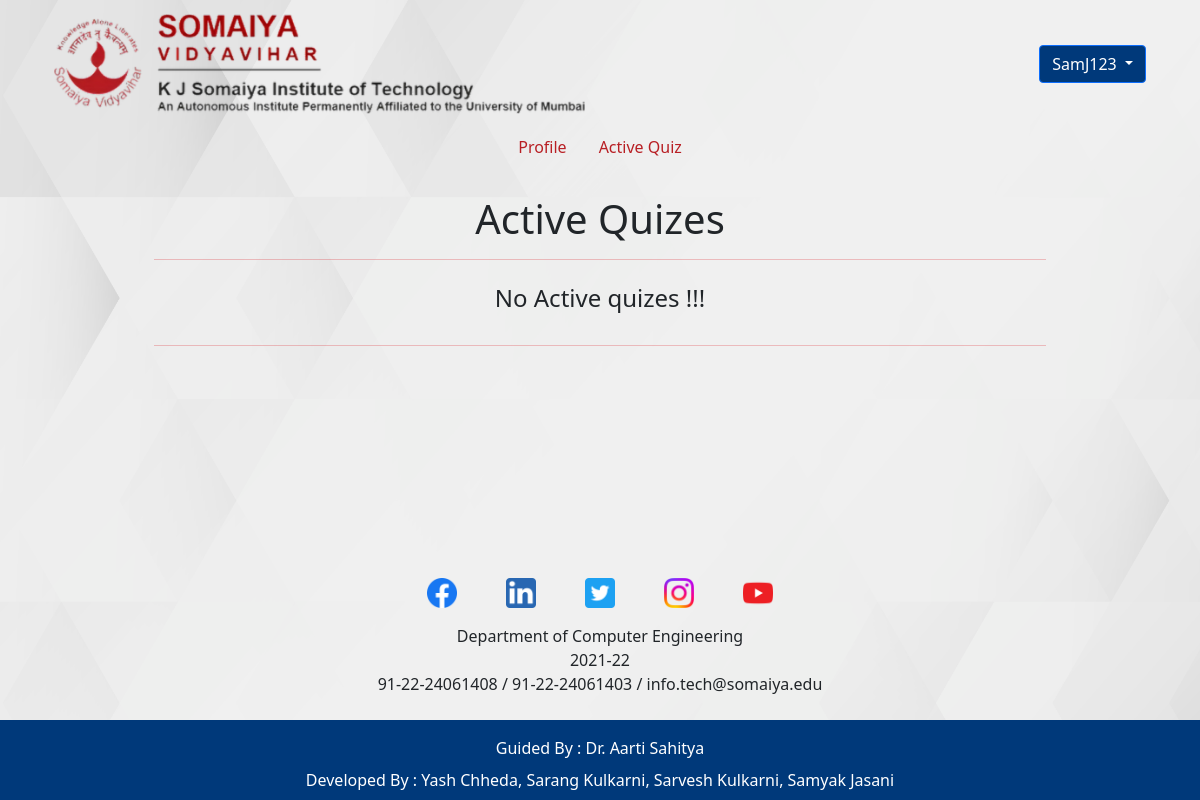
The page /ActiveQuiz.php (signed in) on the database as committed earlier.
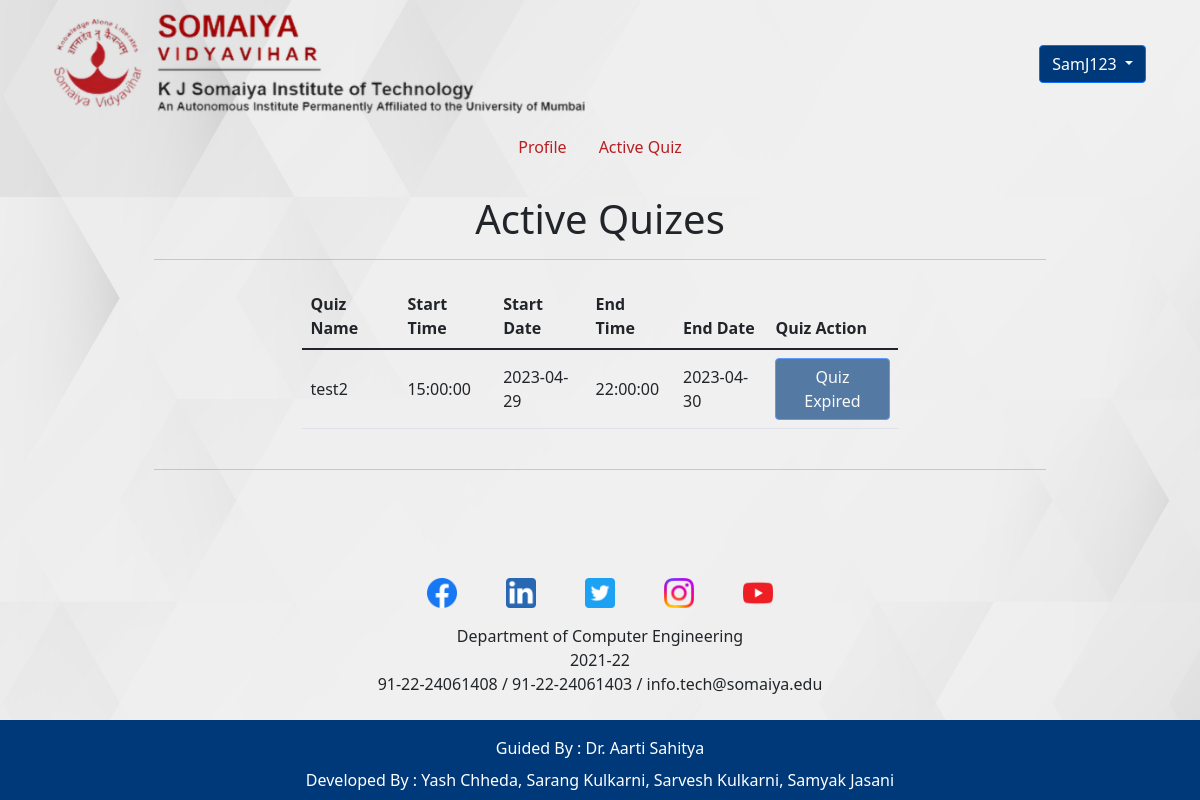
The same page on the database as committed later.
### tables this page shows
CREATE TABLE `cstm_quizes` (
  `id` int(11) NOT NULL,
  `name` varchar(20) NOT NULL,
  `dept` text NOT NULL,
  `year` text NOT NULL,
  `division` text NOT NULL,
  `start_date` date NOT NULL,
  `start_time` time NOT NULL,
  `end_date` date NOT NULL,
  `end_time` time NOT NULL,
  `hosted_by_username` varchar(255) NOT NULL,
  `dt` timestamp NOT NULL DEFAULT current_timestamp()
);

### _session.php (called while the page is built, shortened)
<?php
$user = $_SESSION['username'];
include('_dbconnect.php');
$result = mysqli_query($conn, "SELECT * FROM `users` where `username` = '$user'");
if (mysqli_num_rows($result) > 0) {
    while ($row = mysqli_fetch_array($result)) {
        $division = $row["division"];
        $year = $row["year"];
        $department = $row["department"];
    }
}

### ActiveQuiz.php (the view, shortened to what this page needs)
<?php
include('_session.php');
$quizesAvialable = mysqli_query($conn, "SELECT * FROM `cstm_quizes` WHERE `dept` = '$department' and `year` = '$year' and `division` = '$division'  ORDER BY `start_date`");
?>
<!DOCTYPE html>
<html lang="en">
<head>
    <link href="https://cdn.jsdelivr.net/npm/bootstrap@5.1.3/dist/css/bootstrap.min.css" rel="stylesheet">
    <link rel="stylesheet" href="/syss/assets/style.css">
</head>
<body oncontextmenu="return false;" style="background-image: url('assets/images/default_bg.jpg')" class="d-flex flex-column min-vh-100">
    <?php
    require "_header.php";
    ?>
    <div id="contact" class="container position-relative">
        <div class="form-container">
            <div>
                <h1 class="text-center">Active Quizes</h1>
            </div>
            <hr style="color:#D91A21;">
            <div class="d-flex justify-content-evenly">
                <div class="d-inline-block my-2 col-md-8">
                    <div class="table-responsive">
                        <?php
                        if (mysqli_num_rows($quizesAvialable) > 0) {
                            echo '<table class="table table-hover table-bordereless">
                                    <thead>
                                        <tr>
                                            <th scope="col">Quiz Name</th>
                                            <th scope="col">Start Time</th>
                                            <th scope="col">Start Date</th>
                                            <th scope="col">End Time</th>
                                            <th scope="col">End Date</th>
                                            <th scope="col">Quiz Action</th>
                                        </tr>
                                    </thead>
                                    <tbody>';
                            while ($row = mysqli_fetch_array($quizesAvialable)) {
                                $QuizName = $row['name'];
                                $QuizGivenRslt = mysqli_query($conn, "SELECT * FROM `quizlog` WHERE `QuizName` = '$QuizName' and `StudID` = '$student_ID';");
                                $start_date = $row['start_date'];
                                $end_date = $row['end_date'];
                                $today_date = date('Y-m-d');
                                $start_time = $row['start_time'];
                                $end_time = $row['end_time'];
                                $today_time = date('H:i:s');
                                $start = $start_date . ' ' . $start_time;
                                $end = $end_date . ' ' . $end_time;
                                $today = $today_date . ' ' . $today_time;
                                echo '  <tr class="align-middle">
                                            <td>' . $QuizName . '</td>
                                            <td>' . $row['start_time'] . '</td>
                                            <td>' . $row['start_date'] . '</td>
                                            <td>' . $row['end_time'] . '</td>
                                            <td>' . $row['end_date'] . '</td>
                                            <td>' . '<button type="button" class="btn btn-primary w-100" ';
                                if ($start < $today) {
                                    if ($end > $today) {
                                        if (mysqli_num_rows($QuizGivenRslt) == 0) {
                                            echo 'style="background-color: #00397A;"><a href="Quiz.php?catid=' . $row['id'] . '">Attempt Quiz</a>';
                                        } else {
                                            echo 'class="btn-success" style="background-color: green;" >Quiz Attempted';
                                        }
                                    } else {
                                        echo 'style="background-color: #00397A;" disabled>Quiz Expired';
                                    }
                                } else {
                                    echo 'style="background-color: #00397A;" disabled>Quiz Starting soon';
                                }
                                echo '</button></td>
                                            </tr>';
                            }
                            echo '
                            </tbody>
                            </table>';
                        } else {
                            echo '<h4 class="text-center">No Active quizes  !!!</h4>';
                        };
                        ?>
                    </div>
                </div>
            </div>
            <hr style="color:#D91A21;">
        </div>
    </div>
    <?php require "_footer.php" ?>
</body>
</html>

### _header.php (shortened to what this page needs)
<header>
    <div class="container">
        <nav class="navbar navbar-expand-lg">
            <div class="container-fluid">
                <a class="navbar-brand" href="index.php">
                    <img src="/syss/assets/images/longlogo.png" alt="" height="100" class="d-inline-block align-text-top">
                </a>
                <div class="navbar-text">
                    <div class="btn-group">
                        <button type="button" class="btn btn-primary dropdown-toggle" style="background-color: #00397A;" data-bs-toggle="dropdown" aria-expanded="false">
                            <?php echo $_SESSION['username']; ?>
                        </button>
                    </div>
                </div>
        </nav>
    </div>
    <div class="container mb-2">
        <ul class="nav justify-content-center">
            <?php
            if ($_SESSION['loggedin_user'] == true) {
                echo
                '<li class=" nav-item"><a class="sub-nav-links nav-link" href="profile.php">Profile</a></li>
                <li class=" nav-item"><a class="sub-nav-links nav-link" href="ActiveQuiz.php">Active Quiz</a></li>';
            };
            ?>
        </ul>
    </div>
</header>

### _footer.php
<footer class="mt-auto">
    <div class="container d-flex p-2">
        <div class="mx-auto d-flex flex-column justify-content-center align-content-around">
            <ul class="d-flex justify-content-evenly" style="list-style: none; padding-left: 0;">
                <li><a href="https://www.facebook.com/kjsieitofficial" target="_blank"><img src="/syss/assets/images/icon_fb.png" alt="" style="max-width: 30px;"></a></li>
                <li><a href="https://www.linkedin.com/in/kjsieit/" target="_blank"><img src="/syss/assets/images/icon_linkedin.png" alt="" style="max-width: 30px;"></a></li>
                <li><a href="https://twitter.com/kjsieit1" target="_blank"><img src="/syss/assets/images/icon_twitter.png" alt="" style="max-width: 30px;"></a></li>
                <li><a href="https://www.instagram.com/kjsit_official/" target="_blank"><img src="/syss/assets/images/icon_insta.png" alt="" style="max-width: 30px;"></a></li>
                <li><a href="https://www.youtube.com/kjsieitofficial" target="_blank"><img src="/syss/assets/images/icon_yt.png" alt="" style="max-width: 30px;"></a></li>
            </ul>
            <div>
                <p class="fw-light text-center my-0">Department of Computer Engineering</p>
                <p class="fw-light text-center my-0">2021-22</p>
            </div>
            <p class="text-center text-dark" style="font-size: medium"><a href="tel:91-22-24061408">91-22-24061408</a> / <a href="tel:912224061403">91-22-24061403</a> / <a href="mailto:info.tech@somaiya.edu">info.tech@somaiya.edu</a></p>
        </div>
    </div>
    <div class="container-fluid text-center text-white" style="background-color: #00397A; padding: 1vh;">
        <p class="footer-links my-2">Guided By : <a href="">Dr. Aarti Sahitya</a></p>
        <p class="footer-links m-0">Developed By : <a href="">Yash Chheda</a>, <a href="">Sarang Kulkarni</a>, <a href="">Sarvesh Kulkarni</a>, <a href="">Samyak Jasani</a></p>
    </div>
</footer>

### assets/style.css (style rules this page uses)
* { margin: 0; padding: 0; box-sizing: border-box; }
body { background-repeat: no-repeat; background-attachment: fixed; background-size: cover; }
a, a:active, a:hover { text-decoration: none; color: inherit; }
.sub-nav-links { color: #B81F24; }
.form-container { width: 80%; margin: 20px auto; }
p.footer-links a { color: inherit; transition: 100ms; }

Rows that differ between the two databases and show on the page:
now on this page (row edited): cstm_quizes: name "test2", start_time "15:00:00", start_date "2023-04-29", end_time "22:00:00", end_date "2023-04-30", shows "Quiz Expired"
Other text that changed with them:
text no longer shown: "No Active quizes !!!"
text now shown: "Quiz Name Start Time Start Date End Time End Date Quiz Action"
